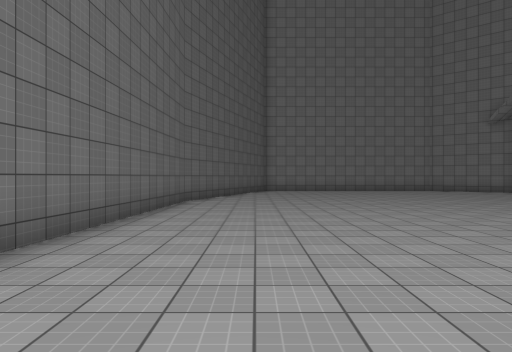
View 1 (above)

16 first-person views from a walk through a Unity game level. The camera is 1.5 m above the floor, looks level and sees 70° across. The floor is counted in squares, 2 m on a side. Each view is taken from the middle of a square. On the plan, view 1 faces up. The plan holds only what a view shows up to about 11 squares ahead; the rest is blank. The place goes on beyond the plan. Surface patterns are stand-ins for the level's own textures.

View 2
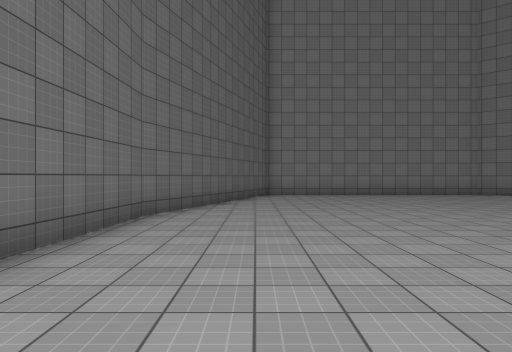

View 3
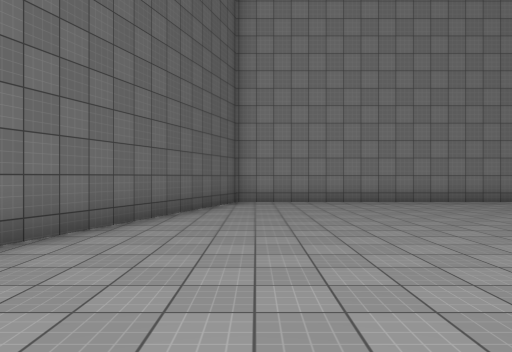

View 4
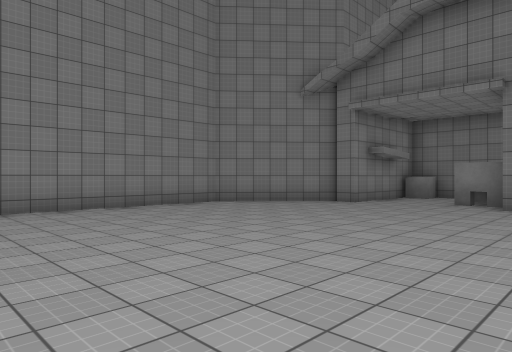

View 5
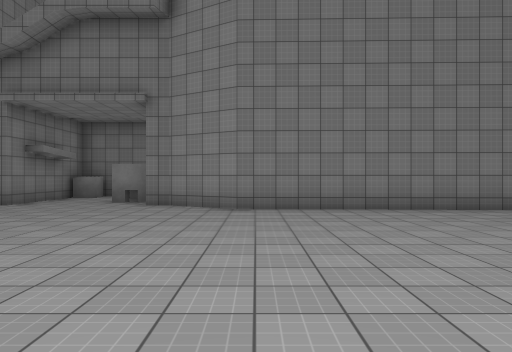

View 6
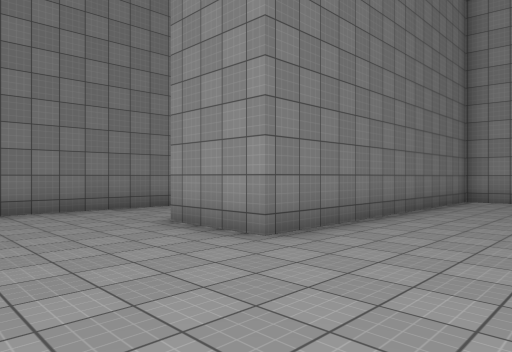

View 7
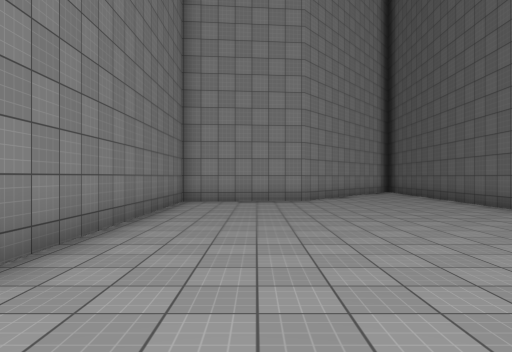

View 8
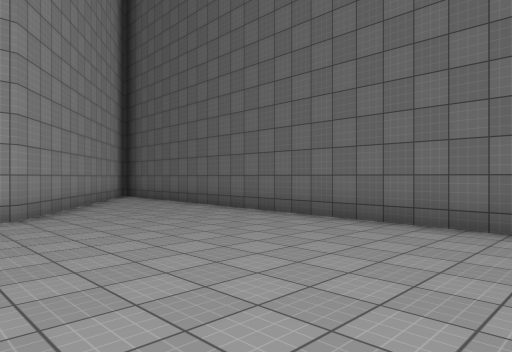

View 9
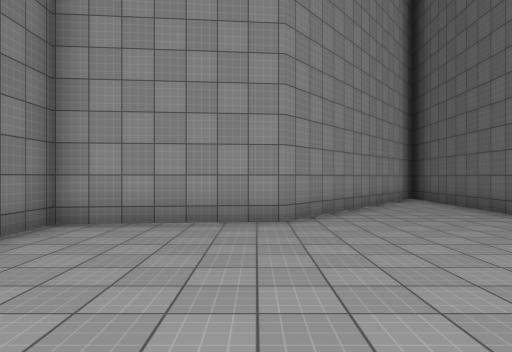

View 10
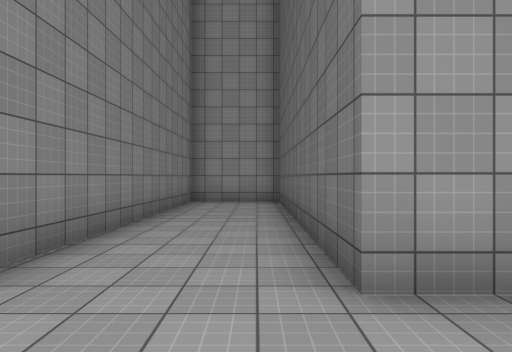

View 11
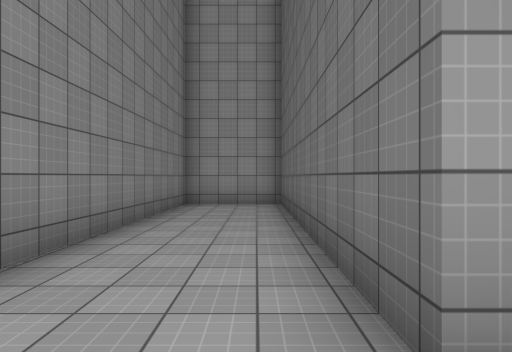

View 12
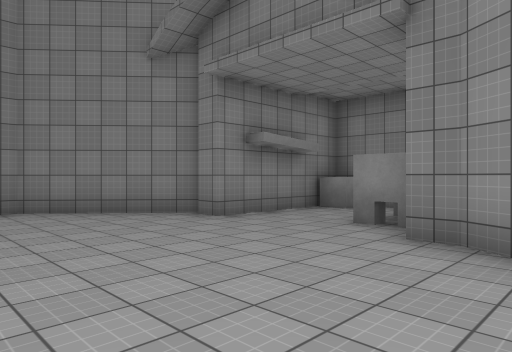

View 13
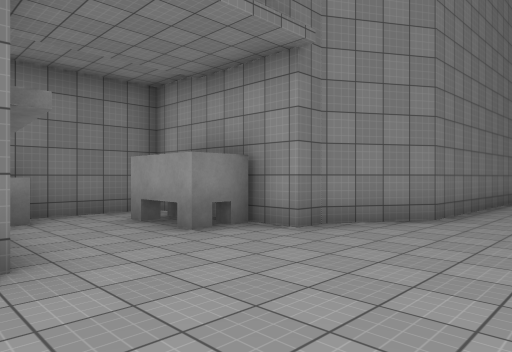

View 14
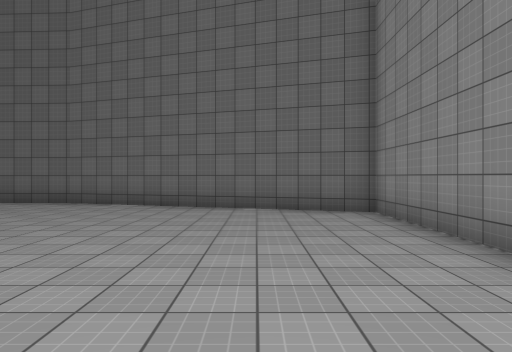

View 15
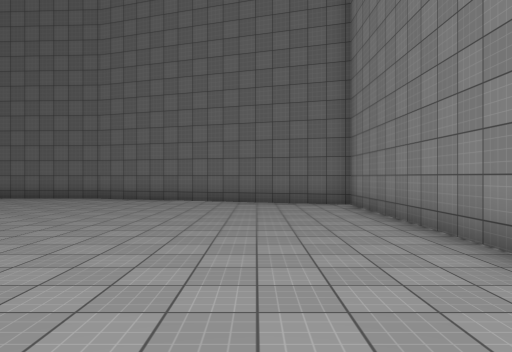

View 16
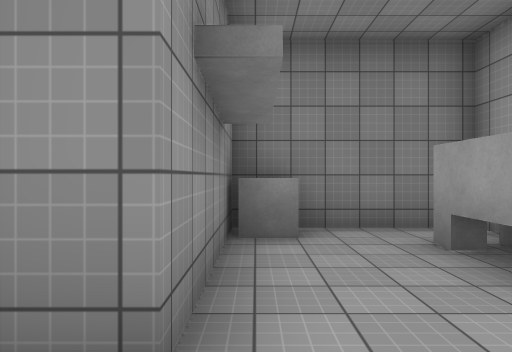

### Floor plan
Points are (right, up) in squares from view 1. A wall is a line through its corners. A room is listed if a view was taken in it or the views show most of it. See-through windows are left out.
Room 1 (views 1, 2, 3, 4, 5, 6, 7, 8, 9, 10, 11, 12, 13, 14, 15, 16)
walls: (5.2, 3) (5.2, 4.7) (7.3, 4.7) (7.3, -3.7) (9.9, -3.7) (10.2, 9.4) (11.3, 11.2) (11.3, 11.8) (12.2, 11.8) (12.2, 13) (14.1, 13); (-2.1, 10.9) (-3.1, -9); (11.5, 16.1) (8.8, 18.5) (0.4, 18.5) (-2.1, 10.8); (15.3, 12.4) (15.3, 15.3) (11.3, 15.3) (11.3, 16); (14.4, 14.4) (14.4, 15.3); (-2.4, -9.1) (1.5, -4) (5.2, -3.7) (5.2, -2.9)
low walls: (12.1, 12.3) (12.6, 12.3); (13.6, 12.3) (14.1, 12.3); (13.7, 12.6) (13.7, 13.1)

Positions as (right, up) in squares from view 1, and headings:
1: (0, 0), facing up
2: (0, 4), facing up
3: (1, 8), facing up
4: (2, 10), facing up-right
5: (2, 9), facing right
6: (2, 8), facing down-right
7: (3, 7), facing down
8: (3, 3), facing down-left
9: (2, 2), facing down
10: (8, 7), facing down
11: (8, 6), facing down
12: (7, 10), facing up-right
13: (8, 16), facing down-right
14: (8, 16), facing left
15: (10, 16), facing left
16: (10, 15), facing right
